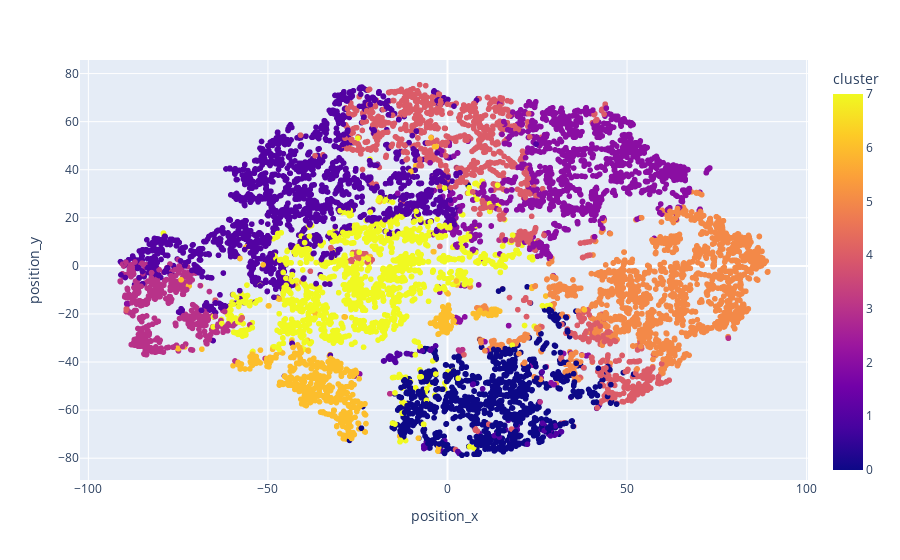

Notebook source saved alongside this figure:
### Code cell
from sklearn.manifold import TSNE
import pandas as pd
import plotly.express as px

perplexity = 30
tsne = TSNE(n_components=2, perplexity=perplexity, random_state=0)

positions = tsne.fit_transform(X_scaled)

df.loc[:, ["position_x", "position_y"]] = positions

tsne_df = pd.DataFrame(df, columns=["position_x", "position_y", "name", "cluster"])

fig = px.scatter(
	tsne_df, x="position_x", y="position_y", color="cluster", hover_data=["position_x", "position_y", "name"]
)
fig.show()

### Figure 1 — Plotly figure (JSON) as saved in the notebook; plotly's stock layout.template omitted (floating-point values rounded to 4 significant figures; data arrays with more than 128 entries replaced by an {"elided": "..."} marker saying what was removed)
{"data": [{"customdata": {"elided": "10000x1 str values"}, "hovertemplate": "position_x=%{x}<br>position_y=%{y}<br>name=%{customdata[0]}<br>cluster=%{marker.color}<extra></extra>", "legendgroup": "", "marker": {"color": {"elided": "10000 int values"}, "coloraxis": "coloraxis", "symbol": "circle"}, "mode": "markers", "name": "", "showlegend": false, "type": "scattergl", "x": {"elided": "10000 float values"}, "xaxis": "x", "y": {"elided": "10000 float values"}, "yaxis": "y"}], "layout": {"coloraxis": {"colorbar": {"title": {"text": "cluster"}}, "colorscale": [[0, "#0d0887"], [0.1111, "#46039f"], [0.2222, "#7201a8"], [0.3333, "#9c179e"], [0.4444, "#bd3786"], [0.5556, "#d8576b"], [0.6667, "#ed7953"], [0.7778, "#fb9f3a"], [0.8889, "#fdca26"], [1, "#f0f921"]]}, "legend": {"tracegroupgap": 0}, "margin": {"t": 60}, "xaxis": {"anchor": "y", "domain": [0, 1], "title": {"text": "position_x"}}, "yaxis": {"anchor": "x", "domain": [0, 1], "title": {"text": "position_y"}}}}
